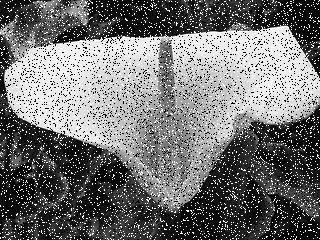
#> input picture a2/images/Noisy.jpg, 320 x 240 px
$ jupyter execute --allow-errors Assignment2.ipynb   (older library calls are emulated)
#> lines starting #> are read from the running program, lines starting #| are printed output that depends on the picture
[cell 1]
import numpy as np
import cv2
import matplotlib.pyplot as plt
from copy import deepcopy
import time

[cell 2]
def padding(im,filt_sz,pad_type = 'constant'):
    f_h,f_w = filt_sz
    if (f_h-1)%2 != 0 :
        pad_r = ((f_h-1)//2+1,(f_h-1)//2)
    else :
        pad_r = ((f_h-1)//2,(f_h-1)//2)
    if (f_w-1)%2 != 0 :
        pad_w = ((f_w-1)//2+1,(f_w-1)//2)
    else :
        pad_w = ((f_w-1)//2,(f_w-1)//2)
    pad_sz = (pad_r,pad_w)
    im1 = np.pad(im,pad_sz,mode = pad_type)
    return im1

### Q1:

*1,2)*

[cell 3]
# [7 lines left out: function conv, not called in this run]

def col_for_conv(im, kernel):
    k_h,k_w = kernel.shape
    im_h,im_w = im.shape
    a = np.transpose(((np.arange(im_h - k_h+1)[:,None] + np.arange(im_w - k_w+1)*im_h).ravel(order='F')[:,None]+ np.arange(k_h))[:,:,None],(1,2,0))
    a = np.reshape(a+im_h*np.arange(k_w)[None,:,None],(k_h*k_w,-1),order='F')
    return im.ravel(order='F')[a]

def fasterconv(im, kernel, do_padding = True, padding_type = 'constant'):
    if do_padding:
        im = padding(im, kernel.shape, padding_type)
    k_h,k_w = kernel.shape
    im_h,im_w = im.shape
    col_im = col_for_conv(im, kernel)
    kernel_col = kernel.ravel()[:,None]
    return np.reshape(np.sum(col_im*kernel_col, axis=0), (im_h - k_h+1, im_w - k_w+1) ,order='F')

def avg_filter(im,k):
    kernel = np.ones((k,k))/k**2
    return fasterconv(im, kernel, False).astype(int)

def faster_avg_filter(im, k):
    kernel = np.ones((1,k))/k
    return fasterconv(fasterconv(im,kernel, False),kernel.T, False)

[cell 4]
# reading images
noisy = cv2.imread("../images/Noisy.jpg", 0)
#> noisy is the input picture: shape (240, 320); min 0, max 255, mean 113.1

#applying filter
un_noisy = faster_avg_filter(noisy, 5)
#> in fasterconv, `return np.reshape(np.sum(col_im*kernel_col, axis=0), (im_h - k_h+1, im..`:
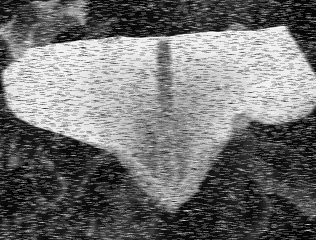
#> returned value: shape (240, 316) float64; min 0, max 254.8, mean 113.8

#plotting image
f, ax = plt.subplots(1, 2, figsize=(10,10))
[axi.set_axis_off() for axi in ax[:].ravel()]
ax[0].title.set_text("given image") ;ax[1].title.set_text("after applying mean filter")
ax[0].imshow(noisy, 'gray')
ax[1].imshow(un_noisy, 'gray'); plt.show()

*3)*

[cell 5]
im = cv2.imread("../images/test_image.jpg", 0)
imsize = [15, 40, 100, 200, 400]
# imsize = [512]
kernel_size = [3,5,7,9,11]
# kernel_size = [3,5,7]

fig, ax = plt.subplots()
#> (the rest of this cell did not finish here and is left out)

*4)*

[cell 6]
# [4 lines of commented-out code are left out]

# [6 lines left out: function median_filt, not called in this run]

def efficient_median_filt(im,k):
#> called with k = 5
    im_h, im_w = im.shape
#> im_h = 240; im_w = 320
    col_img = col_for_conv(im, np.zeros((k,k)))
    ret = np.zeros((col_img.shape[1],1))
    for i in range(col_img.shape[1]):
        if i%(im_h - k + 1) == 0:
            running_hist = np.histogram(col_img[:,i],np.arange(257))[0]
            ret[i] = np.median(col_img[:,i], axis=0)
        else:
            running_hist[col_img[:,i-1][np.arange(0,k**2,k)]] = running_hist[col_img[:,i-1][np.arange(0,k**2,k)]] - 1
            running_hist[col_img[:,i][np.arange(k-1,k**2,k)]] = running_hist[col_img[:,i][np.arange(k-1,k**2,k)]] + 1
            csum =  np.cumsum(running_hist)
            ret[i] = np.argmin(csum < csum[-1]/2)
    return ret.reshape(((im_h-k+1),(im_w-k+1)), order = 'F')

*5)*

[cell 7]
#applying filter
un_noisy = efficient_median_filt(noisy, 5).astype(int)

#plotting image
f, ax = plt.subplots(1, 2, figsize=(10,10))
[axi.set_axis_off() for axi in ax[:].ravel()]
ax[0].title.set_text("given image") ;ax[1].title.set_text("after applying median filter")
ax[0].imshow(noisy, 'gray')
ax[1].imshow(un_noisy, 'gray'); plt.show()

[cell 8]
im = cv2.imread("../images/test_image.jpg", 0)
imsize = [15, 40, 100, 200]
# imsize = [512]
kernel_size = [3,5,7,9,11]
# kernel_size = [3,5,7]

fig, ax = plt.subplots()
#> (the rest of this cell did not finish here and is left out)

### Q2:
*1,2)*

[cell 9]
# reading images
bell = cv2.imread("../images/bell.jpg", 0)
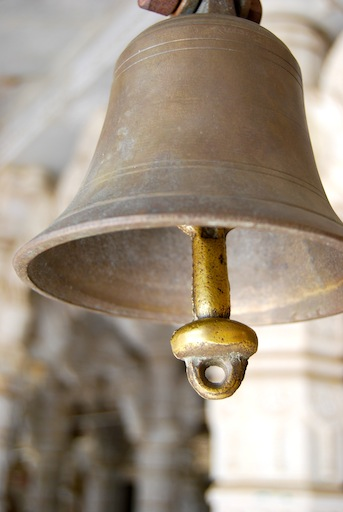
#> input picture a2/images/bell.jpg, 343 x 512 px
#> bell: shape (512, 343); min 0, max 255, mean 147.7

# applying canny filter
bell_edges = cv2.Canny(bell, 12,170)
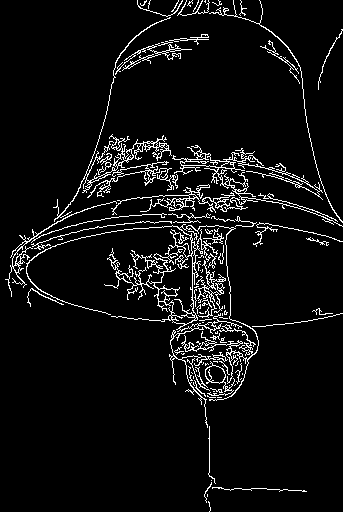
#> bell_edges: shape (512, 343); 6% white in thin lines or dots
f, ax = plt.subplots(1, 2, figsize=(10,10))
[axi.set_axis_off() for axi in ax[:].ravel()]
ax[0].title.set_text("given image") ;ax[1].title.set_text("after applying canny edge detector")
ax[0].imshow(bell, 'gray')
ax[1].imshow(bell_edges, 'gray'); plt.show()

got best results for minval = 12 and maxval = 170

*3)*

[cell 10]
def prewitt(im, k):
    if k == 3:
        kernel_x = np.zeros((k,k))
        kernel_x[:,0] = -1; kernel_x[:,-1] = 1
        kernel_y = deepcopy(-1*kernel_x.T).astype(int)
    elif k==5:
        kernel_x = np.zeros((k,k))
        kernel_x[:,0] = -2; kernel_x[:,1] = -1;kernel_x[:,-1] = 2;kernel_x[:,-2] = 1;
        kernel_y = deepcopy(kernel_x.T).astype(int)
        print("prewitt 5 Gx filter should look like: \n", kernel_x)
        print("prewitt 5 Gy filter should look like: \n", kernel_y)

    edge_x = fasterconv(im, kernel_x)
    edge_y = fasterconv(im, kernel_y)
    return edge_x, edge_y

def sobel(im, k):
    if k == 3:
        kernel_x = np.zeros((k,k))
        kernel_x[:,0] = -1; kernel_x[k//2,0] = -2; kernel_x[:,-1] = -1*kernel_x[:,0]
        kernel_y = deepcopy(-1*kernel_x.T).astype(int)
    elif k==5:
        kernel_x = np.zeros((k,k))
        kernel_x[:,0] = -2; kernel_x[k//2,0] = -4; kernel_x[:,-1] = -1*kernel_x[:,0]
        kernel_x[:,1] = -1; kernel_x[k//2,1] = -2; kernel_x[:,-2] = -1*kernel_x[:,1]
        kernel_y = deepcopy(-1*kernel_x.T).astype(int)
        print("sobel 5 Gx filter should look like: \n", kernel_x)
        print("sobel 5 Gy filter should look like: \n", kernel_y)

    edge_x = fasterconv(im, kernel_x)
    edge_y = fasterconv(im, kernel_y)
    return edge_x, edge_y

def roberts(im):
    kernel_x = np.array([[0,1],[-1,0]]); kernel_y = np.array([[1,0],[0,-1]])
    edge_x = fasterconv(im, kernel_x)
    edge_y = fasterconv(im, kernel_y)
    return edge_x, edge_y

def laplacian(im, k_type = 1):
    if k_type == 1:
        kernel = np.array([[0,1,0],[1,-4,1],[0,1,0]])
    else:
        kernel = np.array([[1,1,1],[1,-8,1],[1,1,1]])
    return fasterconv(im, kernel)

[cell 11]
# reading images
kobe = cv2.imread("../images/kobe.png", 0)

#edge detection
#> (the rest of this cell did not finish here and is left out)

#> (a cell that did not finish here is left out)

#> (a cell that did not finish here is left out)

#> (a cell that did not finish here is left out)

[cell 15]
edges = cv2.Canny(kobe, 160,170)
f, ax = plt.subplots(1, 2, figsize=(10,10))
[axi.set_axis_off() for axi in ax[:].ravel()]
ax[0].title.set_text("given image") ;ax[1].title.set_text("after applying canny edge detector")
#> (the rest of this cell did not finish here and is left out)

I am getting comparable results for all the filters, with canny being the best (subjectively)

*4)*

#> (a cell that did not finish here is left out)

edges_prewitt = np.sqrt(edge_x_prewitt**2+edge_y_prewitt**2)

edge_x_sobel, edge_y_sobel = sobel(kobe, 5)
edges_sobel = np.sqrt(edge_x_sobel**2+edge_y_sobel**2)


f, ax = plt.subplots(1, 2, figsize=(10,10))
[axi.set_axis_off() for axi in ax[:].ravel()]
ax[0].title.set_text("prewitt 5") ;ax[1].title.set_text("sobel 5")
ax[0].imshow(edges_prewitt, 'gray')
ax[1].imshow(edges_sobel, 'gray'); plt.show()

In 5x5 filters, the edges are a bit more bolder and thicker than the 3x3 variants. This is because 5x5 variants have 2 rows on each side to detect the differences in the image.

*5)*

#> (a cell that did not finish here is left out)

All the filters except Canny a largely affected by added gaussian noise. This might be because Canny has a low pass filter which can be used to remove noise in the image.

### Q3
*1)*

[cell 18]
def bilateral_filt(im, k, sig_s, sig_r):
    im_h, im_w = im.shape
    ind = np.indices((k,k)) - k//2
    G_s = np.exp(-(ind[0]**2 + ind[1]**2)/(2*sig_s**2)).reshape(k*k,1, order = 'F'); G_s = G_s/np.sum(G_s)
    col_im = col_for_conv(im, np.zeros((k,k)))
    shifted_intensities = col_im - col_im[col_im.shape[0]//2,:]
    G_r = np.exp((-shifted_intensities**2)/(2*sig_r**2))
    filtered_im = np.sum(col_im*(G_r*G_s)/np.sum(G_r*G_s, axis=0), axis=0)
    return np.reshape(filtered_im, (im_h - k+1, im_w - k+1), order='F')

def bilateral_filt_colour(im, k, sig_s, sig_r):
    f1 = bilateral_filt(padding(im[:,:,0], (k,k)), k, sig_s, sig_r)
    f2 = bilateral_filt(padding(im[:,:,1], (k,k)), k, sig_s, sig_r)
    f3 = bilateral_filt(padding(im[:,:,2], (k,k)), k, sig_s, sig_r)
    return np.dstack((np.dstack((f1,f2)),f3))

[cell 19]
# reading image

mountain = cv2.cvtColor(cv2.imread("../images/mountain.jpg"), cv2.COLOR_BGR2RGB)
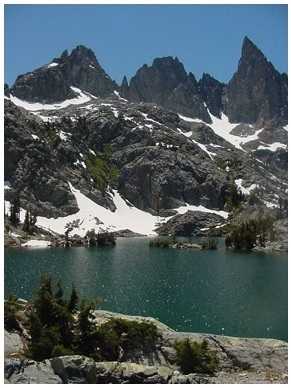
#> input picture a2/images/mountain.jpg, 291 x 388 px
filtered_mountain = bilateral_filt_colour(mountain/255, 3, 3, 1)
#> in bilateral_filt, `im_h, im_w = im.shape`: im_h = 390; im_w = 293

f, ax = plt.subplots(1, 2, figsize=(10,10))
[axi.set_axis_off() for axi in ax[:].ravel()]
ax[0].title.set_text("given image") ;ax[1].title.set_text("after applying bilateral filter")
ax[0].imshow(mountain, 'gray')
ax[1].imshow(filtered_mountain, 'gray'); plt.show()

*2,3)*

[cell 20]
def cross_bilateral_filt(im_r, im_s, k, sig_s, sig_r):
    im_h_r, im_w_r = im_r.shape
    im_h_s, im_w_s = im_s.shape
    ind = np.indices((k,k)) - k//2
    G_s = np.exp(-(ind[0]**2 + ind[1]**2)/(2*sig_s**2)).reshape(k*k,1, order = 'F'); G_s = G_s/np.sum(G_s)
    col_im_r = col_for_conv(im_r, np.zeros((k,k)))
    col_im_s = col_for_conv(im_s, np.zeros((k,k)))
    shifted_intensities = col_im_r - col_im_r[col_im_r.shape[0]//2,:]
    G_r = np.exp((-shifted_intensities**2)/(2*sig_r**2))
    filtered_im = np.sum(col_im_s*(G_r*G_s)/np.sum(G_r*G_s, axis=0), axis=0)
    return np.reshape(filtered_im, (im_h_s - k+1, im_w_s - k+1), order='F')

def cross_bilateral_filt_colour(im_r, im_s, k, sig_s, sig_r):
    f1 = cross_bilateral_filt(padding(im_r[:,:,0], (k,k)), padding(im_s[:,:,0], (k,k)), k, sig_s, sig_r)
    f2 = cross_bilateral_filt(padding(im_r[:,:,1], (k,k)), padding(im_s[:,:,1], (k,k)), k, sig_s, sig_r)
    f3 = cross_bilateral_filt(padding(im_r[:,:,2], (k,k)), padding(im_s[:,:,2], (k,k)), k, sig_s, sig_r)
    return np.dstack((np.dstack((f1,f2)),f3))

def weighted_avg(im1, im2, alpha):
    im1 = cv2.resize(im1, im2.shape[-2::-1])
    return alpha*im1 + (1-alpha)*im2

[cell 21]
#reading images
cake_flash = cv2.cvtColor(cv2.imread("../images/cake_flash.jpg"), cv2.COLOR_BGR2RGB)
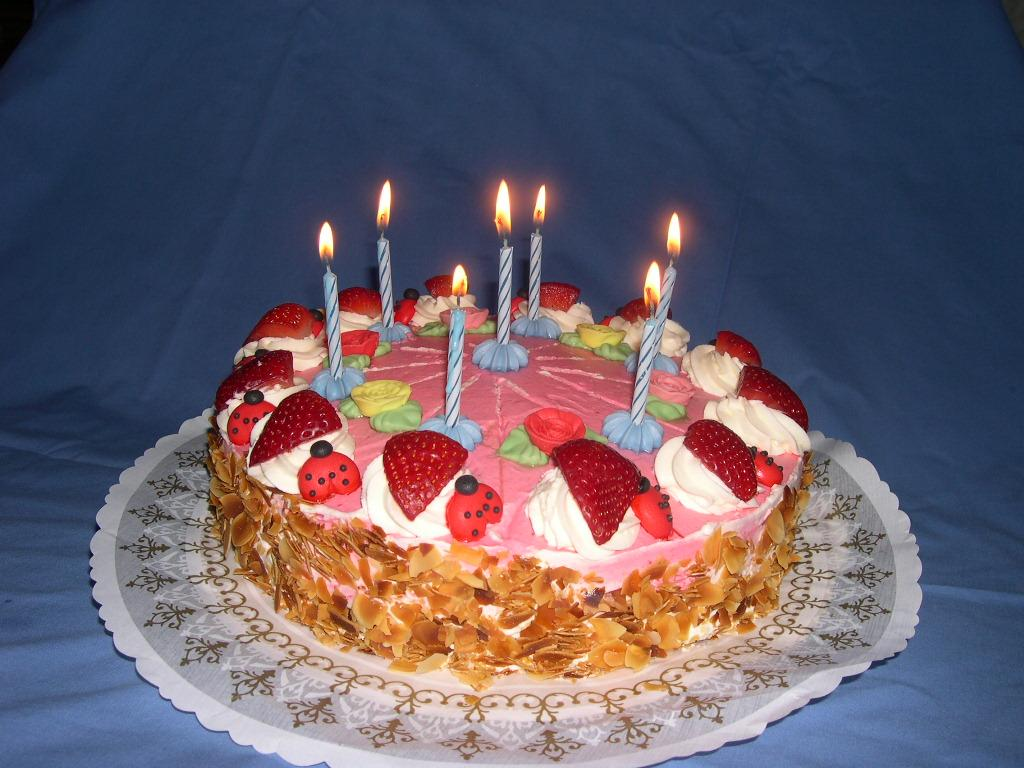
#> input picture a2/images/cake_flash.jpg, 1024 x 768 px
cake_no_flash = cv2.cvtColor(cv2.imread("../images/cake_noflash.jpg"), cv2.COLOR_BGR2RGB)
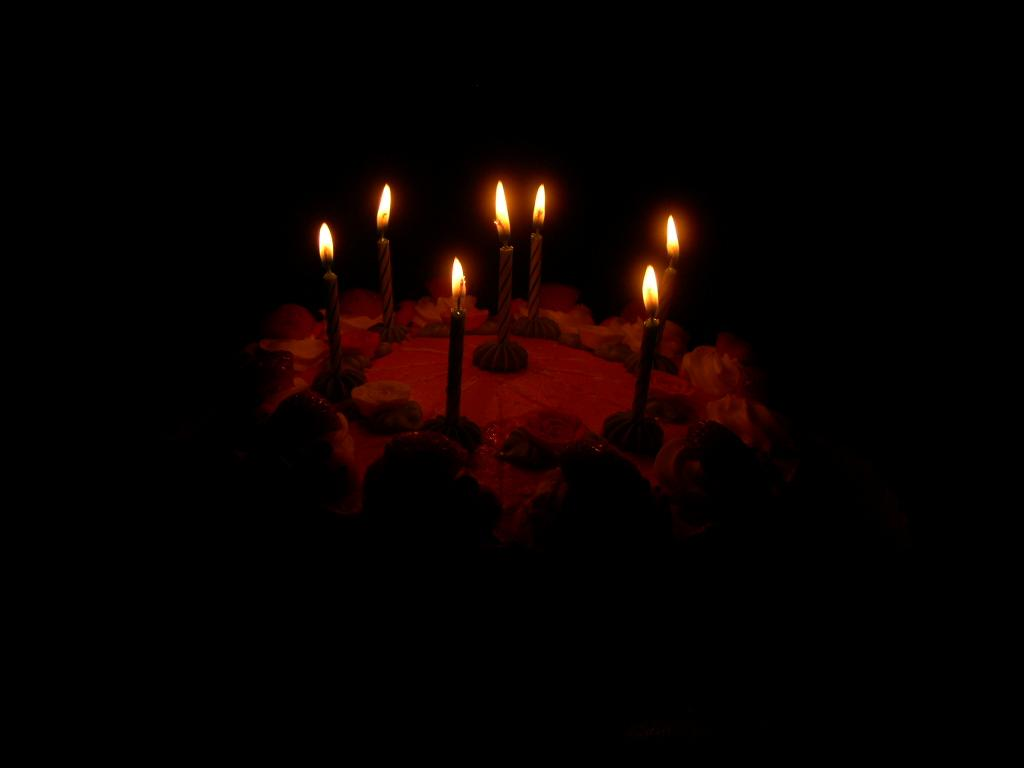
#> input picture a2/images/cake_noflash.jpg, 1024 x 768 px

#applying filter
filtered_cake = cross_bilateral_filt_colour(cake_flash/255, cake_no_flash/255, 7, 6, 11)
#> in padding (call 9), `im1 = np.pad(im,pad_sz,mode = pad_type)`:
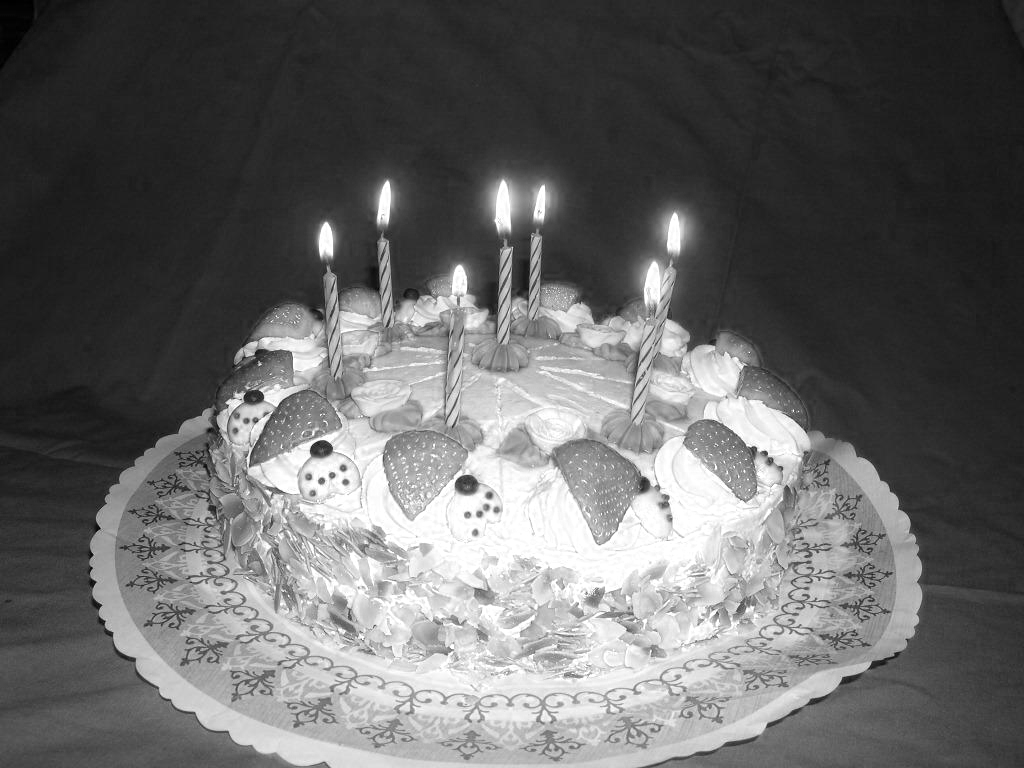
#> im: shape (768, 1024) float64; min 0, max 1, mean 0.401
#> in padding (call 10), `f_h,f_w = filt_sz`: f_h = 7
#> in padding (call 10), `pad_r = ((f_h-1)//2,(f_h-1)//2)`: pad_r = (3, 3)
#> in padding (call 10), `pad_sz = (pad_r,pad_w)`: pad_sz = ((3, 3), (3, 3))
#> in padding (call 10), `im1 = np.pad(im,pad_sz,mode = pad_type)`:
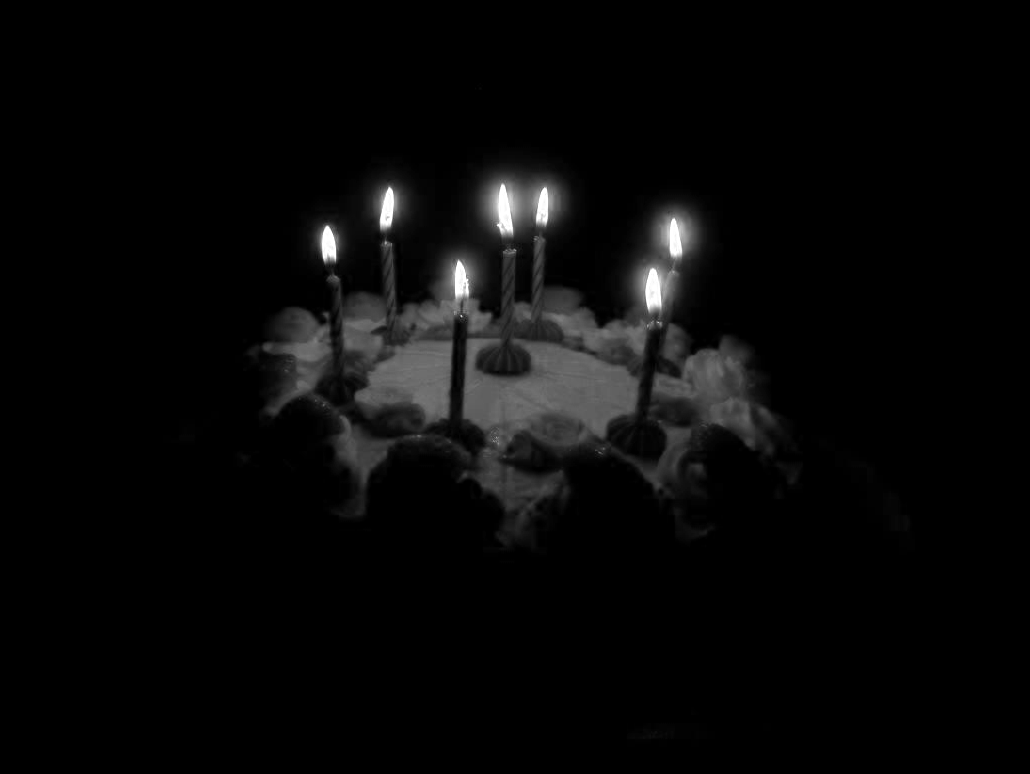
#> im1: shape (774, 1030) float64; min 0, max 1, mean 0.033
#> in cross_bilateral_filt, `im_h_r, im_w_r = im_r.shape`: im_h_r = 774; im_w_r = 1030
good_cake = weighted_avg(cake_flash/255, filtered_cake, 0.3)
#> in weighted_avg, `return alpha*im1 + (1-alpha)*im2`:
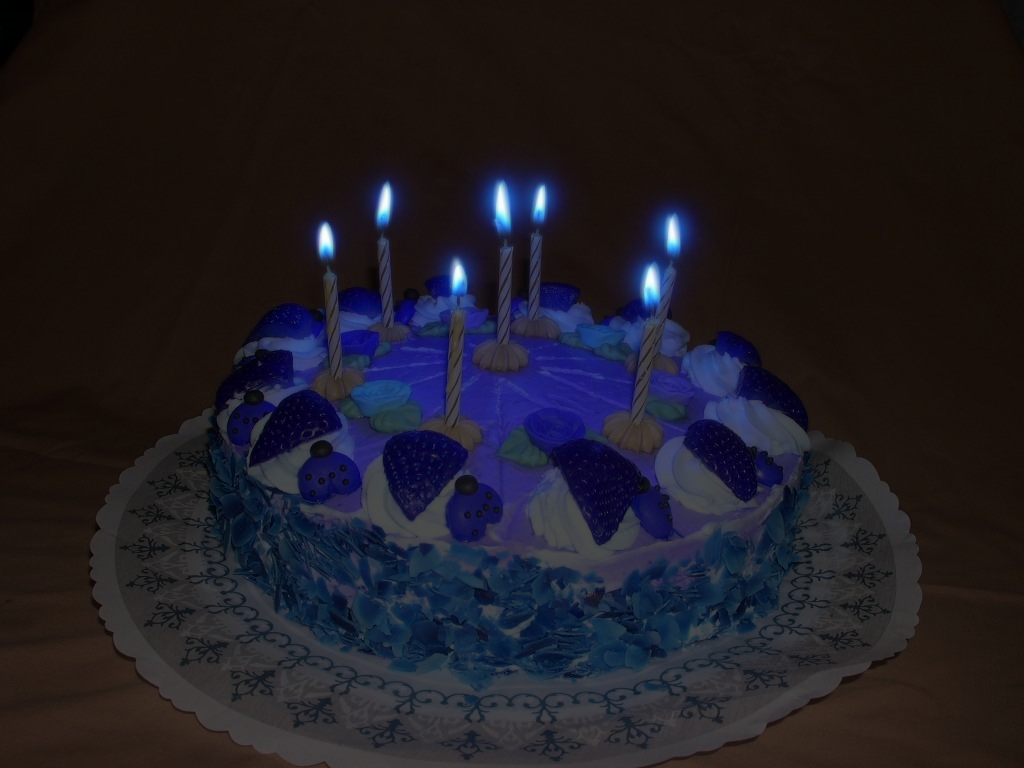
#> returned value: shape (768, 1024, 3) float64; mean of channels 0, 1, 2 0.144, 0.114, 0.126; drawn as B, G, R

f, ax = plt.subplots(1, 2, figsize=(10,10))
[axi.set_axis_off() for axi in ax[:].ravel()]
ax[0].title.set_text("given image") ;ax[1].title.set_text("after applying cross bilateral filter")
ax[0].imshow(cake_flash, 'gray')
ax[1].imshow(good_cake, 'gray'); plt.show()
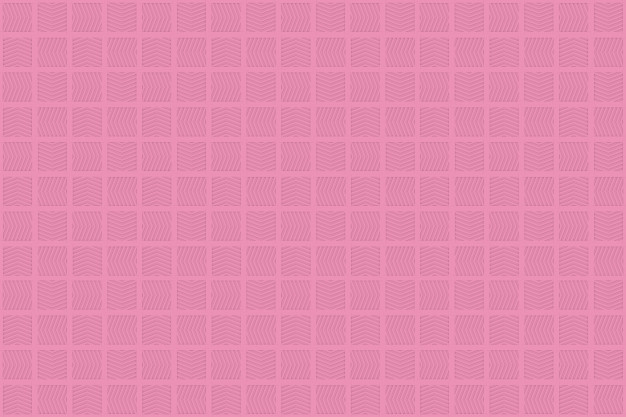
#> input picture a2/images/rep.jpg, 626 x 417 px

### Q4

[cell 22]
# [18 lines left out: functions adaptive_thresholding, make_cartoon, not called in this run]

#> (a cell that did not finish here is left out)

### Q5
*1)*

[cell 24]
def dft(im, sz):
    # could have vectorized this too but the space complexity would have gone up to (sz C 2)*imh*imw
#> called with sz = 50
    imh, imw = im.shape
#> imh = 50; imw = 50
    ind = np.indices(im.shape)
    ind[0] = ind[0] - im.shape[0]//2; ind[1] = ind[1] - im.shape[1]//2
    dft = np.zeros((sz,sz),dtype=complex)
    for i in range(sz):
        for k in range(sz):
            dft[i,k] = np.sum(im*np.exp(-2*np.pi*1j*(i*ind[0]/imh + k*ind[1]/imw)))
    return dft

*2,3)*

[cell 25]
def fft_recurr(x):
    n = np.uint(x.shape[0])
    if n < 2:
        return x

    even = fft_recurr(x[0:n:2,:])
    odd = fft_recurr(x[1:n:2,:])
    W = np.exp(-np.pi*2j*np.arange(n//2)/n)[:,None]
    return np.concatenate((even + W*odd, even - W*odd),axis=0)

def fft(x):
    n = x.shape[0]
#> n = 50
    padsz = np.int(2**np.ceil(np.math.log(n,2)) - n)
#> padsz = 14
    x1 = np.pad(x,((0,padsz),(0,0)),'constant')

    return fft_recurr(x1)

def fft2(x):
    return fft(fft(x).T).T

# [16 lines left out: functions ifft_recurr, ifft, not called in this run]

def ifft2(x):
    return ifft(ifft(x).T).T

[cell 26]
pattern = cv2.resize(cv2.cvtColor(cv2.imread("../images/rep.jpg"), cv2.COLOR_BGR2GRAY), (50,50))
ret_pattern = dft(pattern, pattern.shape[0])


#> (the rest of this cell did not finish here and is left out)
